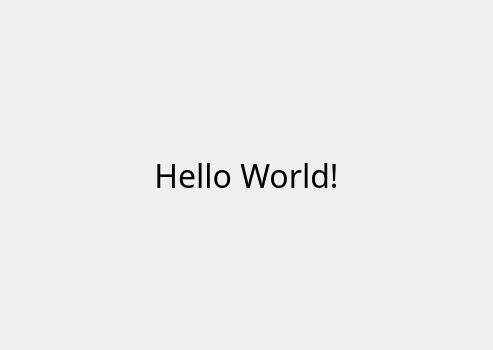
<?xml version="1.0" encoding="UTF-8"?>
<ui version="4.0">
 <class>Dialog</class>
 <widget class="QDialog" name="Dialog">
  <property name="geometry">
   <rect>
    <x>0</x>
    <y>0</y>
    <width>493</width>
    <height>350</height>
   </rect>
  </property>
  <property name="windowTitle">
   <string>Dialog</string>
  </property>
  <layout class="QHBoxLayout" name="horizontalLayout">
   <item>
    <widget class="QLabel" name="label">
     <property name="font">
      <font>
       <family>Agency FB</family>
       <pointsize>24</pointsize>
      </font>
     </property>
     <property name="text">
      <string>Hello World!</string>
     </property>
     <property name="alignment">
      <set>Qt::AlignCenter</set>
     </property>
    </widget>
   </item>
  </layout>
 </widget>
 <resources/>
 <connections/>
</ui>
